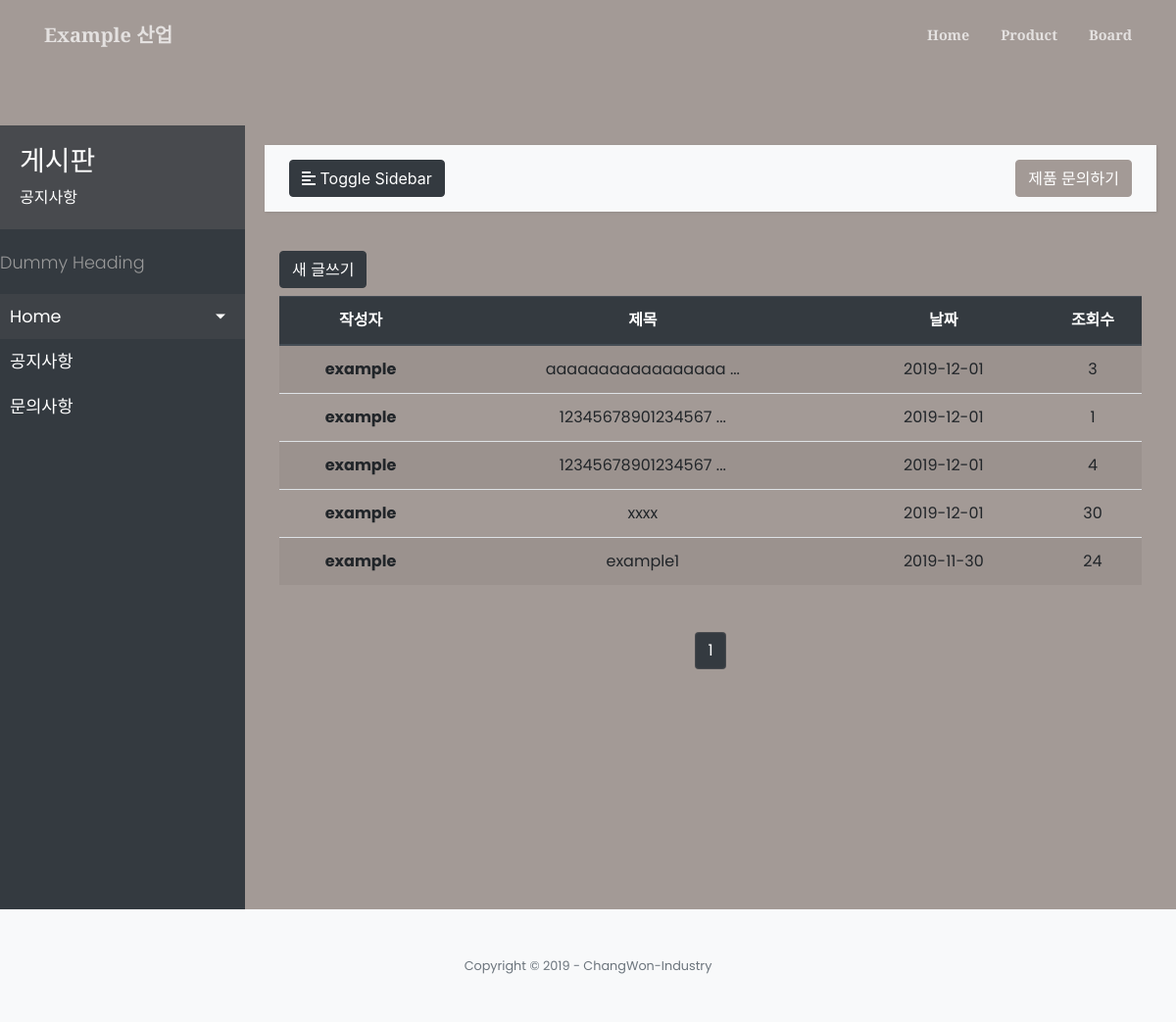
The app's page /board/, older data.
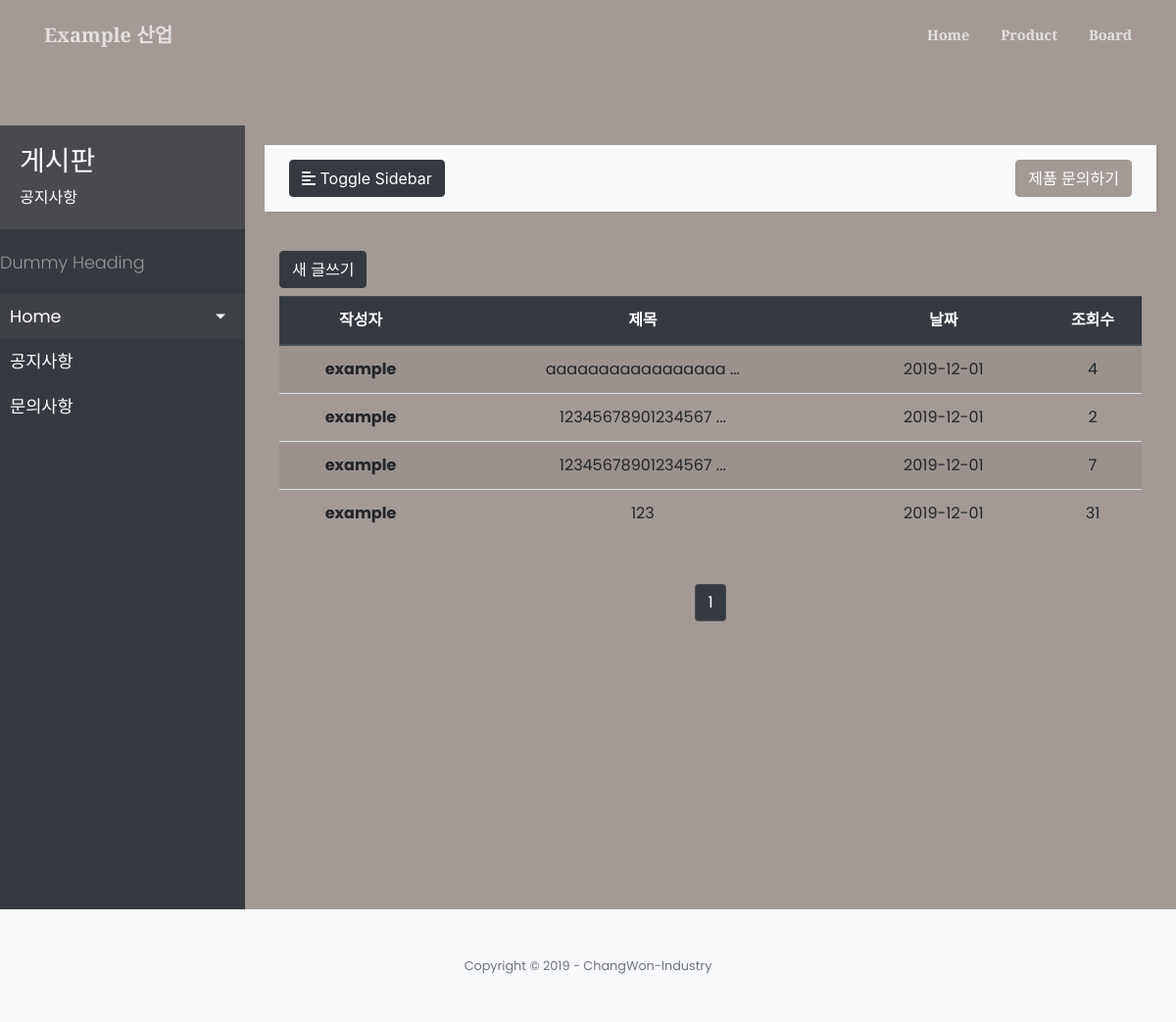
The same page, newer data.
### board/models.py (models this page shows, shortened)
class Board_Category(models.Model):
    name = models.CharField(max_length=20)    # 게시판 카테고리 이름
    admin_option = models.BooleanField(default=False) # 관리자만 확인하기 옵션 기능
    created_at = models.DateTimeField(auto_now_add=True)    # 해당 레코드 생성시 현재 시간 자동저장
    updated_at = models.DateTimeField(auto_now=True)    # 해당 레코드 갱신시 현재 시간 자동저장
    def __str__(self):
        return self.name

class Board(models.Model):
    board_category = models.ForeignKey(Board_Category, on_delete=models.CASCADE) # board category
    subject = models.CharField(max_length=20) # 제목
    email = models.EmailField() # user이메일
    pwd = models.CharField(max_length=20) # user pw
    content = models.TextField()    # 게시글 내용
    hit = models.IntegerField(default=0)    # 조회수
    admin_option = models.BooleanField(default=False) # 관리자만 확인하기 옵션 기능
    created_at = models.DateTimeField(auto_now_add=True)    # 해당 레코드 생성시 현재 시간 자동저장
    updated_at = models.DateTimeField(auto_now=True)    # 해당 레코드 갱신시 현재 시간 자동저장
    ifmodify = models.CharField(max_length=2, default="n")
    def getNickName(self):
        emailSplit = self.email.split('@')
        return emailSplit[0]
    def getYMD(self):
        time = self.created_at.strftime('%Y-%m-%d')
        return time
    def getUpdateYMD(self):
        time = self.updated_at.strftime('%Y-%m-%d')
        return time
    def getSubject(self):
        sub = self.subject
        if(len(self.subject)>17):
            sub = self.subject[0:17]+" ..."
        return sub

### board/views.py (the view)
# urls.py: path('', views.main, name="board_main"),
def main(request):
    context ={}
    board_category = None;
    boards = None;
    contacts = ""
    kind = request.GET.get('kind')
    try:
        if kind==None:
            kind = "공지사항"
            board_category = Board_Category.objects.get(name = kind)
            boards = Board.objects.filter(board_category = board_category).order_by('-id')
            print("="*10+"공지사항 접속"+"="*10)
        else:
            board_category = Board_Category.objects.get(name = kind)
            boards = Board.objects.filter(board_category = board_category).order_by('-id')
        paginator = Paginator(boards, 7)
        page = request.GET.get('page')
        contacts = paginator.get_page(page)
        print("="*10+"메인페이지 접속"+"="*10)
    except:
        print("="*10+" mainpage2 관련 DB 오류 "+"="*10)
    context = {
        "error":error_handeler(request, False, ""),
        "title":"Chang-Won",
        "boards": boards,
        "category": Board_Category.objects.all(),
        "contacts": contacts,
        "kind": kind
    }
    return render(request, 'board/index.html', context)

### board/views.py (called while the page is built)
def error_handeler(request, active, msg):
    err_msg = ""
    if request.session.get('error', False) and not active:
        err_msg = request.session['error']
        del request.session['error']
    elif active == True:
        request.session['error'] = msg
    return err_msg

### board/templates/board/index.html (shortened to what this page needs)
{% extends 'products/index.html' %}
{% load i18n %}
{% load staticfiles %}
{% block sidebar_title %}<h3>게시판</h3>{{kind}}{% endblock %}
{% block sidebar_category %}
    {% for i in category %}
    <li>
        <a class="kinds" href="/board?kind={{i.name}}">{{ i }}</a>
    </li>
    {% endfor %}
{% endblock %}
{% block sidebar_custom_btn %}
<div class="container">
    <a class="btn btn-dark" href="{% url 'create_board' %}" style="margin-bottom: 8px;" >새 글쓰기</a>
</div>
{% endblock %}
{% block product %}
<div class="container">
    <table class="table table-striped" style="text-align:center;">
        <thead class="thead-dark">
            <tr class="custom-col">
                <th scope="col" class=""style="width: 20%;">작성자</th>
                <th scope="col" class="" style="width: 50%;">제목</th>
                <th scope="col" class="custom-col-remove" style="width: 25%;">날짜</th>
                <th scope="col" class="custom-col-remove" style="width: 30%;">조회수</th>
            </tr>
        </thead>
        <tbody>
            {% for board in contacts %}
            <tr onclick="location.href='{% url 'read_board' board.id %}'" class="custom-col">
                <th scope="row" class="">{{board.getNickName}}</th>
                <td style="overflow:hidden">{{board.getSubject}}</td>
                {%if board.ifmodify == 'n'%}
                    <td class="custom-col-remove">{{board.getYMD}}</td>
                {%else%}
                    <td class="custom-col-remove">{{board.getUpdateYMD}}</td>
                {%endif%}
                <td class="custom-col-remove">{{board.hit}}</td>
            </tr>
            {% endfor %}
        </tbody>
    </table>
</div>
{% endblock %}

Row changes from the older to the newer data that the page shows:
removed Board: getNickName "example", getSubject "example1", getYMD "2019-11-30", hit "24"
changed Board "aaaaaaaaaaaaaaaaa ...": hit "3" → "4"
changed Board (number 2 of 4 on the later page): hit "1" → "2"
changed Board (number 3 of 4 on the later page): hit "4" → "7"
changed Board (number 4 of 4 on the later page): getSubject "xxxx" → "123"; ifmodify "n" → "y" (drawn); getUpdateYMD (not shown) → "2019-12-01"; hit "30" → "31"; getYMD "2019-12-01" → (not shown)
